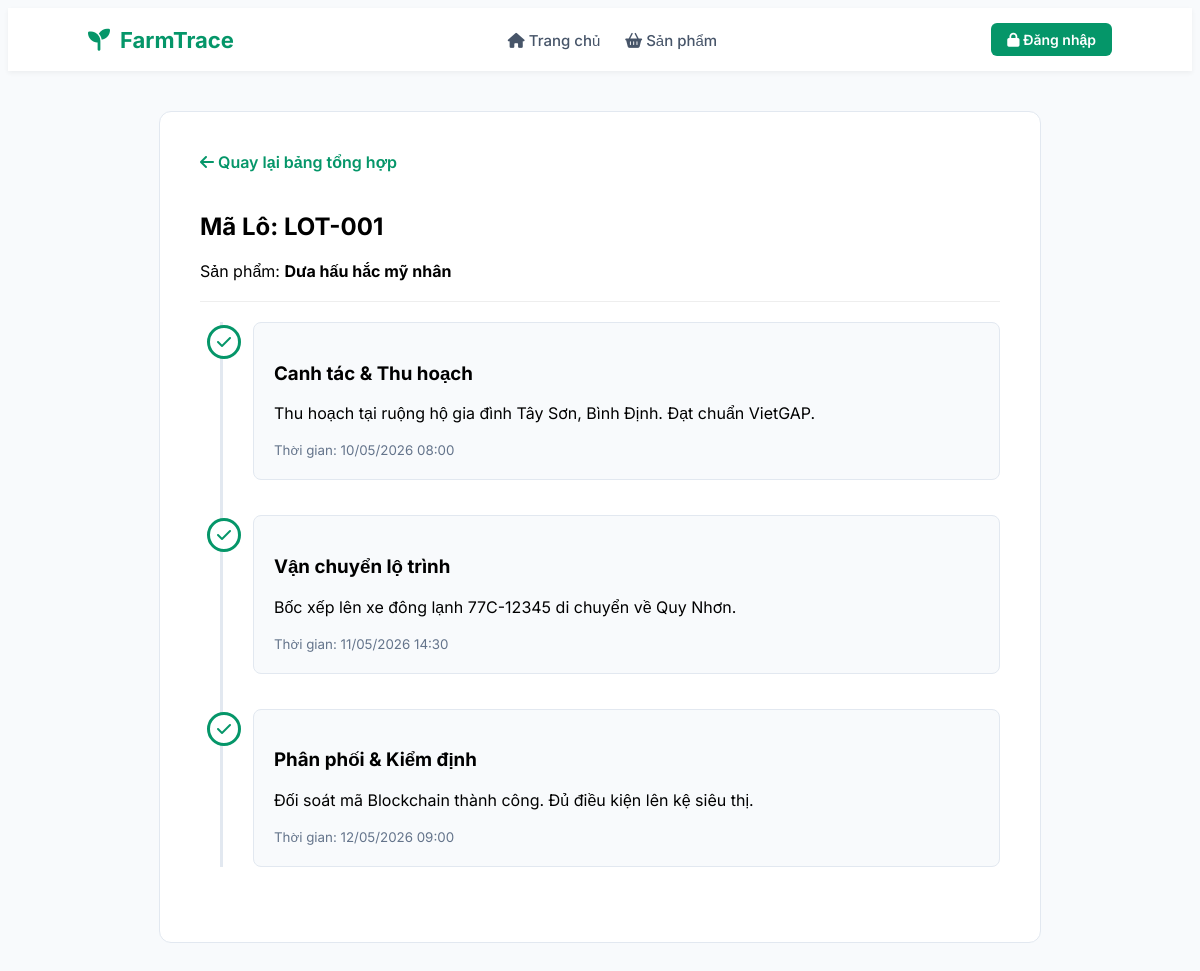
/trangchitiet.php?id=LOT-001, run on the app's committed database.
### tables this page shows
CREATE TABLE `sanpham` (
  `id` varchar(50) NOT NULL,
  `ten_nongsan` varchar(255) NOT NULL,
  `ten_nongdan` varchar(255) NOT NULL,
  `ngay_thuhoach` date NOT NULL,
  `trang_thai` varchar(100) DEFAULT 'Vừa thu hoạch',
  `trang_thai_duyet` varchar(20) DEFAULT 'cho_duyet',
  `phan_loai` varchar(50) DEFAULT NULL
);

CREATE TABLE `lichtrinh` (
  `id` int(11) NOT NULL,
  `sanpham_id` varchar(50) DEFAULT NULL,
  `giai_doan` varchar(255) NOT NULL,
  `thoi_gian` datetime NOT NULL,
  `noi_dung` text NOT NULL,
  `nguoi_xacnhan` varchar(255) NOT NULL
);

### trangchitiet.php (the view, shortened to what this page needs)
<?php
require_once 'db.php';
$ma_lo = $_GET['id'] ?? '';
$san_pham = null;
$timeline = [];
if (isset($pdo) && !empty($ma_lo)) {
    try {
        $stmt_sp = $pdo->prepare("SELECT * FROM sanpham WHERE id = ?");
        $stmt_sp->execute([$ma_lo]);
        $san_pham = $stmt_sp->fetch();
        $stmt_tl = $pdo->prepare("SELECT * FROM lichtrinh WHERE sanpham_id = ? ORDER BY thoi_gian ASC");
        $stmt_tl->execute([$ma_lo]);
        $timeline = $stmt_tl->fetchAll();
    } catch (\PDOException $e) {}
}
?>
<!DOCTYPE html>
<html lang="vi">
<head>
    <link rel="stylesheet" href="https://cdnjs.cloudflare.com/ajax/libs/font-awesome/6.5.1/css/all.min.css">
</head>
<body>
    <?php include 'menu.php'; ?>
    <div class="container">
        <a href="trangtonghop.php" class="back-link"><i class="fa-solid fa-arrow-left"></i> Quay lại bảng tổng hợp</a>
        <?php if ($san_pham): ?>
            <h2>Mã Lô: <?= htmlspecialchars($san_pham['id']) ?></h2>
            <p>Sản phẩm: <strong><?= htmlspecialchars($san_pham['ten_nongsan']) ?></strong></p>
            <hr style="margin: 20px 0; border: 0; border-top: 1px solid #eee;">
            <div class="timeline-axis">
                <?php foreach ($timeline as $tl): ?>
                <div class="timeline-block">
                    <div class="timeline-icon"><i class="fa-solid fa-check"></i></div>
                    <div class="timeline-card">
                        <h3><?= htmlspecialchars($tl['giai_doan']) ?></h3>
                        <p><?= htmlspecialchars($tl['noi_dung']) ?></p>
                        <small style="color: #64748b;">Thời gian: <?= date('d/m/Y H:i', strtotime($tl['thoi_gian'])) ?></small>
                    </div>
                </div>
                <?php endforeach; ?>
            </div>
        <?php else: ?>
            <p>Không tìm thấy thông tin lô hàng này.</p>
        <?php endif; ?>
    </div>
</body>
</html>

### trangchitiet.php (style rules this page uses)
:root { --primary: #059669; --border: #e2e8f0; }
body { background-color: #f8fafc; font-family: 'Inter', sans-serif; }
.container { max-width: 800px; margin: 40px auto; background: #fff; padding: 40px; border-radius: 12px; border: 1px solid var(--border); }
.back-link { display: inline-block; margin-bottom: 20px; color: var(--primary); text-decoration: none; font-weight: 600; }
.timeline-axis { position: relative; border-left: 3px solid #e2e8f0; margin-left: 20px; padding-left: 30px; }
.timeline-block { position: relative; margin-bottom: 35px; }
.timeline-icon { position: absolute; left: -46px; top: 3px; width: 28px; height: 28px; border-radius: 50%; background: #fff; border: 3px solid var(--primary); display: flex; align-items: center; justify-content: center; color: var(--primary); }
.timeline-card { background: #f8fafc; padding: 20px; border-radius: 8px; border: 1px solid #e2e8f0; }

### data on the page
sanpham: id "LOT-001", ten_nongsan "Dưa hấu hắc mỹ nhân"
lichtrinh: giai_doan "Canh tác & Thu hoạch", noi_dung "Thu hoạch tại ruộng hộ gia đình Tây Sơn, Bình Định. Đạt chuẩn VietGAP.", thoi_gian "10/05/2026 08:00"
lichtrinh: giai_doan "Vận chuyển lộ trình", noi_dung "Bốc xếp lên xe đông lạnh 77C-12345 di chuyển về Quy Nhơn.", thoi_gian "11/05/2026 14:30"
lichtrinh: giai_doan "Phân phối & Kiểm định", noi_dung "Đối soát mã Blockchain thành công. Đủ điều kiện lên kệ siêu thị.", thoi_gian "12/05/2026 09:00"
